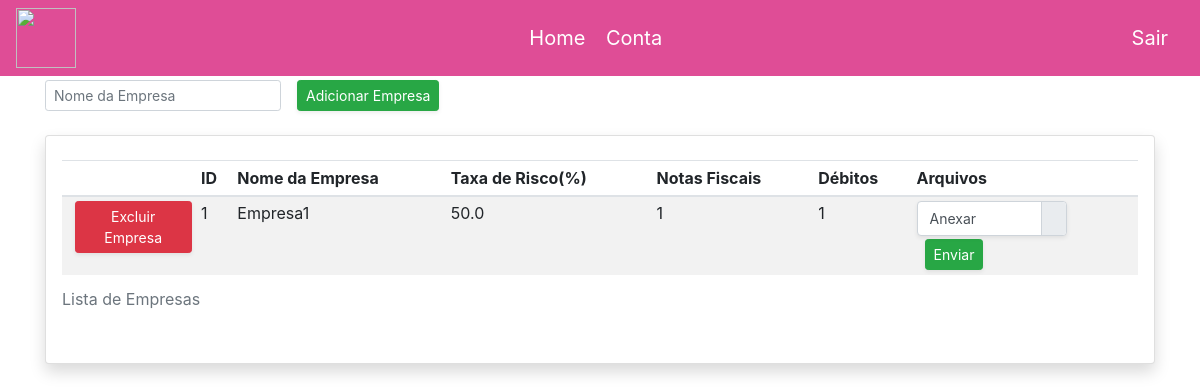
Before: /current_user (signed in) with the older database file.
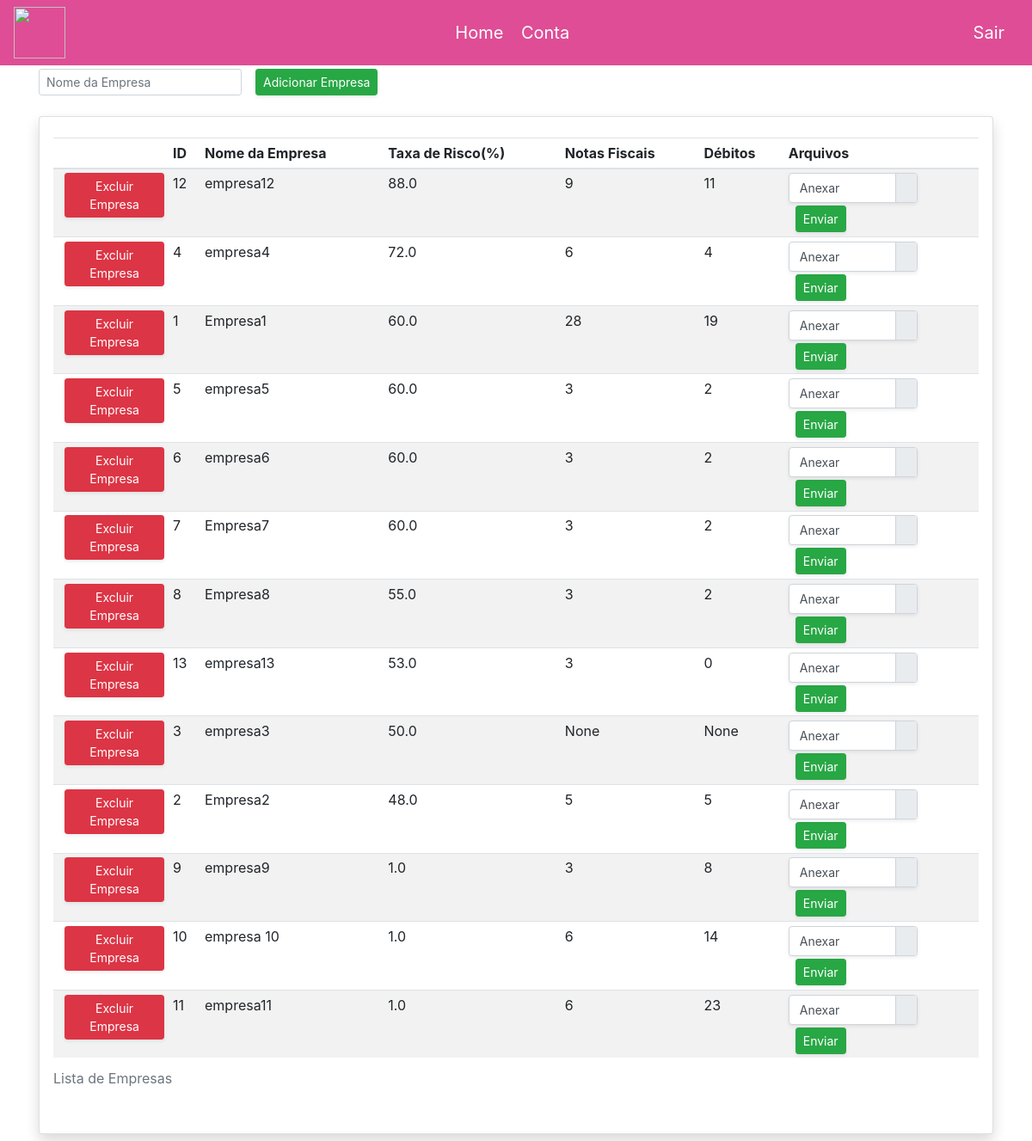
After: the same page with the newer database file.
### src/models/company.py (models this page shows, shortened)
class CompanyModel(database.Model):
    __tablename__ = "companies"
    id = database.Column(database.Integer, primary_key=True, autoincrement=True)
    company_name = database.Column(database.String(80), nullable=False, unique=True)
    risk_rating = database.Column(database.Float(precision=2), default=50)
    invoices = database.Column(database.Integer)
    debits = database.Column(database.Integer)

### src/routes.py (the view)
    @app.route("/current_user")
    @login_required
    def home():
        companies = CompanyModel.query.all()
        return render_template("home.html", companies=companies)

### app.py (called while the page is built)
@login_manager.user_loader
def current_user(user_id):
    return UserModel.query.get(user_id)

### templates/home.html (shortened to what this page needs)
{% extends "base.html" %}
{% block content %}
    <form class="form-inline" action="{{ url_for('new_company') }}" method="POST">
        <div class="form-group mb-2">
            <input type="text" name="company_name" class="form-control form-control-sm" placeholder="Nome da Empresa">
        </div>
        <button type="submit" class="btn btn-success mb-2 ml-3 shadow-sm btn-sm">Adicionar Empresa</button>
    </form>
    <div class="mt-3 card pt-4 pb-4 shadow p-3 mb-2 bg-white rounded">
        <table class="table table-striped table-sm">
            <caption>Lista de Empresas</caption>
            <thead>
            <tr>
                <th scope="col"></th>
                <th scope="col">ID</th>
                <th scope="col">Nome da Empresa</th>
                <th scope="col">Taxa de Risco(%)</th>
                <th scope="col">Notas Fiscais</th>
                <th scope="col">Débitos</th>
                <th scope="col">Arquivos</th>
            </tr>
            </thead>
            <tbody>
                {% for company in companies|sort(reverse=true, attribute='risk_rating') %}
                    <tr>
                        <td style="max-width: 95px;">
                            <a type="button" href="{{ url_for('delete_company', id=company.id) }}" class="btn btn-danger btn-sm shadow-sm ml-2">Excluir Empresa</a>
                        </td>
                        <td>{{company.id}}</td>
                        <td>{{company.company_name}}</td>
                        <td>{{company.risk_rating}}</td>
                        <td>{{company.invoices}}</td>
                        <td>{{company.debits}}</td>
                        <td style="max-width: 160px;">
                            <form action="{{ url_for('send_file', id=company.id) }}" method="POST" enctype="multipart/form-data">
                                <div class="custom-file " style="max-width: 150px;">
                                    <label class="custom-file-label text-left btn-sm shadow-sm" data-browse="">Anexar</label>
                                </div>
                                <input type="submit" href="url_for('home')" class="btn btn-success btn-sm shadow-sm ml-2" value="Enviar">
                            </form>
                        </td>
                    </tr>
                {% endfor %}
            </tbody>
        </table>
    </div>
{% endblock %}

### templates/base.html (shortened to what this page needs)
<!DOCTYPE html>
<html lang="pt-br">
    <head>
        <link rel="stylesheet" href="https://stackpath.bootstrapcdn.com/bootstrap/4.5.0/css/bootstrap.min.css">
        {% block styles %}
            {{ bootstrap.load_css() }}
        {% endblock %}
    </head>
    <body>
        <nav class="navbar navbar-dark" style="background-color: #df4d96;">
            <a href="https://www.serasa.com.br/" target="_blank">
                <img src="https://www.serasa.com.br/lno/static-webfiles/logo/serasa-white.svg" width="60" height="60">
            </a>
            {% block navegation %}
                {% include 'components/navigation_bar.html' %}
            {% endblock %}
        </nav>
        <main class="container">
            {% block content %}
            {% endblock %}
        </main>
    </body>
</html>

### templates/components/navigation_bar.html
{% if not current_user.is_authenticated %}
        <div>
            <a class="navbar-brand" href="{{ url_for('login') }}">Login</a>
            <a class="navbar-brand" href="{{ url_for('register') }}">Registrar</a>
        </div>
    {% else %}
        <div>
            <a class="navbar-brand" href="{{ url_for('home') }}">Home</a>
            <a class="navbar-brand" href="{{ url_for('account') }}">Conta</a>
        </div>
        <a class="navbar-brand" href="{{ url_for('logout') }}">Sair</a>
{% endif %}

Changed rows visible on the page:
added CompanyModel: id "12", company_name "empresa12", risk_rating "88.0", invoices "9", debits "11"
added CompanyModel: id "4", company_name "empresa4", risk_rating "72.0", invoices "6", debits "4"
changed CompanyModel "Empresa1": risk_rating "50.0" → "60.0"; invoices "1" → "28"; debits "1" → "19"
added CompanyModel: id "5", company_name "empresa5", risk_rating "60.0", invoices "3", debits "2"
added CompanyModel: id "6", company_name "empresa6", risk_rating "60.0", invoices "3", debits "2"
added CompanyModel: id "7", company_name "Empresa7", risk_rating "60.0", invoices "3", debits "2"
added CompanyModel: id "8", company_name "Empresa8", risk_rating "55.0", invoices "3", debits "2"
added CompanyModel: id "13", company_name "empresa13", risk_rating "53.0", invoices "3", debits "0"
added CompanyModel: id "3", company_name "empresa3", risk_rating "50.0", invoices "None", debits "None"
added CompanyModel: id "2", company_name "Empresa2", risk_rating "48.0", invoices "5", debits "5"
added CompanyModel: id "9", company_name "empresa9", risk_rating "1.0", invoices "3", debits "8"
added CompanyModel: id "10", company_name "empresa 10", risk_rating "1.0", invoices "6", debits "14"
added CompanyModel: id "11", company_name "empresa11", risk_rating "1.0", invoices "6", debits "23"
